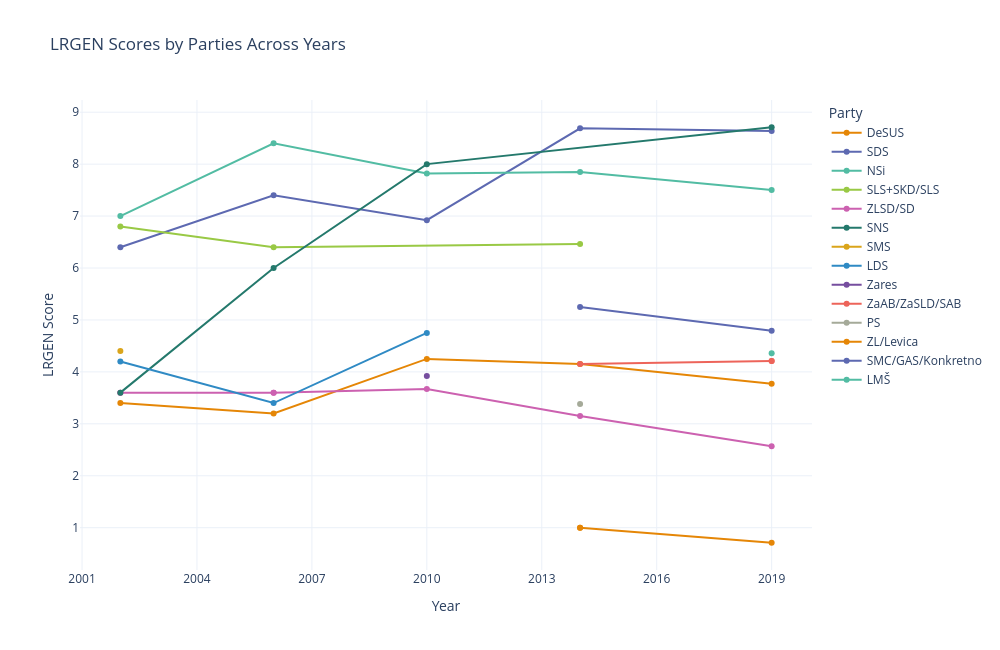

Write notebook code for a chart like this one.
### Markdown cell above
## LRGEN Scores by Party across Years

### Code cell
lrgen = df.dropna(subset=["lrgen"])
fig = px.line(lrgen, x='year', y='lrgen', color='grouped_party', 
              markers=True, title='LRGEN Scores by Parties Across Years',
              labels={'year': 'Year', 'lrgen': 'LRGEN Score', 'grouped_party': 'Party'}, color_discrete_sequence=px.colors.qualitative.Vivid,
)


fig.update_layout(
    height=650,  
    width=1000,
    xaxis=dict(tickmode='linear', dtick=3),
    yaxis_title='LRGEN Score',
    legend_title='Party',
    template='plotly_white'
)

fig.write_image('../../Figures/Sentiment_Analysis/CHES/LRGEN.png')
fig.show()

### Figure 1 — Plotly figure (JSON) as saved in the notebook; plotly's stock layout.template omitted (floating-point values rounded to 4 significant figures)
{"data": [{"hovertemplate": "Party=DeSUS<br>Year=%{x}<br>LRGEN Score=%{y}<extra></extra>", "legendgroup": "DeSUS", "line": {"color": "rgb(229, 134, 6)", "dash": "solid"}, "marker": {"symbol": "circle"}, "mode": "lines+markers", "name": "DeSUS", "orientation": "v", "showlegend": true, "type": "scatter", "x": [2002.0, 2006.0, 2010.0, 2014.0, 2019.0], "xaxis": "x", "y": [3.4, 3.2, 4.25, 4.15, 3.77], "yaxis": "y"}, {"hovertemplate": "Party=SDS<br>Year=%{x}<br>LRGEN Score=%{y}<extra></extra>", "legendgroup": "SDS", "line": {"color": "rgb(93, 105, 177)", "dash": "solid"}, "marker": {"symbol": "circle"}, "mode": "lines+markers", "name": "SDS", "orientation": "v", "showlegend": true, "type": "scatter", "x": [2002.0, 2006.0, 2010.0, 2014.0, 2019.0], "xaxis": "x", "y": [6.4, 7.4, 6.92, 8.69, 8.64], "yaxis": "y"}, {"hovertemplate": "Party=NSi<br>Year=%{x}<br>LRGEN Score=%{y}<extra></extra>", "legendgroup": "NSi", "line": {"color": "rgb(82, 188, 163)", "dash": "solid"}, "marker": {"symbol": "circle"}, "mode": "lines+markers", "name": "NSi", "orientation": "v", "showlegend": true, "type": "scatter", "x": [2002.0, 2006.0, 2010.0, 2014.0, 2019.0], "xaxis": "x", "y": [7.0, 8.4, 7.82, 7.85, 7.5], "yaxis": "y"}, {"hovertemplate": "Party=SLS+SKD/SLS<br>Year=%{x}<br>LRGEN Score=%{y}<extra></extra>", "legendgroup": "SLS+SKD/SLS", "line": {"color": "rgb(153, 201, 69)", "dash": "solid"}, "marker": {"symbol": "circle"}, "mode": "lines+markers", "name": "SLS+SKD/SLS", "orientation": "v", "showlegend": true, "type": "scatter", "x": [2002.0, 2006.0, 2014.0], "xaxis": "x", "y": [6.8, 6.4, 6.46], "yaxis": "y"}, {"hovertemplate": "Party=ZLSD/SD<br>Year=%{x}<br>LRGEN Score=%{y}<extra></extra>", "legendgroup": "ZLSD/SD", "line": {"color": "rgb(204, 97, 176)", "dash": "solid"}, "marker": {"symbol": "circle"}, "mode": "lines+markers", "name": "ZLSD/SD", "orientation": "v", "showlegend": true, "type": "scatter", "x": [2002.0, 2002.0, 2006.0, 2006.0, 2010.0, 2014.0, 2019.0], "xaxis": "x", "y": [3.6, 3.6, 3.6, 3.6, 3.67, 3.15, 2.57], "yaxis": "y"}, {"hovertemplate": "Party=SNS<br>Year=%{x}<br>LRGEN Score=%{y}<extra></extra>", "legendgroup": "SNS", "line": {"color": "rgb(36, 121, 108)", "dash": "solid"}, "marker": {"symbol": "circle"}, "mode": "lines+markers", "name": "SNS", "orientation": "v", "showlegend": true, "type": "scatter", "x": [2002.0, 2006.0, 2010.0, 2019.0], "xaxis": "x", "y": [3.6, 6.0, 8.0, 8.71], "yaxis": "y"}, {"hovertemplate": "Party=SMS<br>Year=%{x}<br>LRGEN Score=%{y}<extra></extra>", "legendgroup": "SMS", "line": {"color": "rgb(218, 165, 27)", "dash": "solid"}, "marker": {"symbol": "circle"}, "mode": "lines+markers", "name": "SMS", "orientation": "v", "showlegend": true, "type": "scatter", "x": [2002.0], "xaxis": "x", "y": [4.4], "yaxis": "y"}, {"hovertemplate": "Party=LDS<br>Year=%{x}<br>LRGEN Score=%{y}<extra></extra>", "legendgroup": "LDS", "line": {"color": "rgb(47, 138, 196)", "dash": "solid"}, "marker": {"symbol": "circle"}, "mode": "lines+markers", "name": "LDS", "orientation": "v", "showlegend": true, "type": "scatter", "x": [2002.0, 2006.0, 2010.0], "xaxis": "x", "y": [4.2, 3.4, 4.75], "yaxis": "y"}, {"hovertemplate": "Party=Zares<br>Year=%{x}<br>LRGEN Score=%{y}<extra></extra>", "legendgroup": "Zares", "line": {"color": "rgb(118, 78, 159)", "dash": "solid"}, "marker": {"symbol": "circle"}, "mode": "lines+markers", "name": "Zares", "orientation": "v", "showlegend": true, "type": "scatter", "x": [2010.0], "xaxis": "x", "y": [3.92], "yaxis": "y"}, {"hovertemplate": "Party=ZaAB/ZaSLD/SAB<br>Year=%{x}<br>LRGEN Score=%{y}<extra></extra>", "legendgroup": "ZaAB/ZaSLD/SAB", "line": {"color": "rgb(237, 100, 90)", "dash": "solid"}, "marker": {"symbol": "circle"}, "mode": "lines+markers", "name": "ZaAB/ZaSLD/SAB", "orientation": "v", "showlegend": true, "type": "scatter", "x": [2014.0, 2019.0, 2019.0], "xaxis": "x", "y": [4.15, 4.21, 4.21], "yaxis": "y"}, {"hovertemplate": "Party=PS<br>Year=%{x}<br>LRGEN Score=%{y}<extra></extra>", "legendgroup": "PS", "line": {"color": "rgb(165, 170, 153)", "dash": "solid"}, "marker": {"symbol": "circle"}, "mode": "lines+markers", "name": "PS", "orientation": "v", "showlegend": true, "type": "scatter", "x": [2014.0], "xaxis": "x", "y": [3.38], "yaxis": "y"}, {"hovertemplate": "Party=ZL/Levica<br>Year=%{x}<br>LRGEN Score=%{y}<extra></extra>", "legendgroup": "ZL/Levica", "line": {"color": "rgb(229, 134, 6)", "dash": "solid"}, "marker": {"symbol": "circle"}, "mode": "lines+markers", "name": "ZL/Levica", "orientation": "v", "showlegend": true, "type": "scatter", "x": [2014.0, 2014.0, 2019.0], "xaxis": "x", "y": [1.0, 1.0, 0.71], "yaxis": "y"}, {"hovertemplate": "Party=SMC/GAS/Konkretno<br>Year=%{x}<br>LRGEN Score=%{y}<extra></extra>", "legendgroup": "SMC/GAS/Konkretno", "line": {"color": "rgb(93, 105, 177)", "dash": "solid"}, "marker": {"symbol": "circle"}, "mode": "lines+markers", "name": "SMC/GAS/Konkretno", "orientation": "v", "showlegend": true, "type": "scatter", "x": [2014.0, 2019.0], "xaxis": "x", "y": [5.25, 4.79], "yaxis": "y"}, {"hovertemplate": "Party=LMŠ<br>Year=%{x}<br>LRGEN Score=%{y}<extra></extra>", "legendgroup": "LMŠ", "line": {"color": "rgb(82, 188, 163)", "dash": "solid"}, "marker": {"symbol": "circle"}, "mode": "lines+markers", "name": "LMŠ", "orientation": "v", "showlegend": true, "type": "scatter", "x": [2019.0], "xaxis": "x", "y": [4.36], "yaxis": "y"}], "layout": {"height": 650, "legend": {"title": {"text": "Party"}, "tracegroupgap": 0}, "title": {"text": "LRGEN Scores by Parties Across Years"}, "width": 1000, "xaxis": {"anchor": "y", "domain": [0, 1], "dtick": 3, "tickmode": "linear", "title": {"text": "Year"}}, "yaxis": {"anchor": "x", "domain": [0, 1], "title": {"text": "LRGEN Score"}}}}
